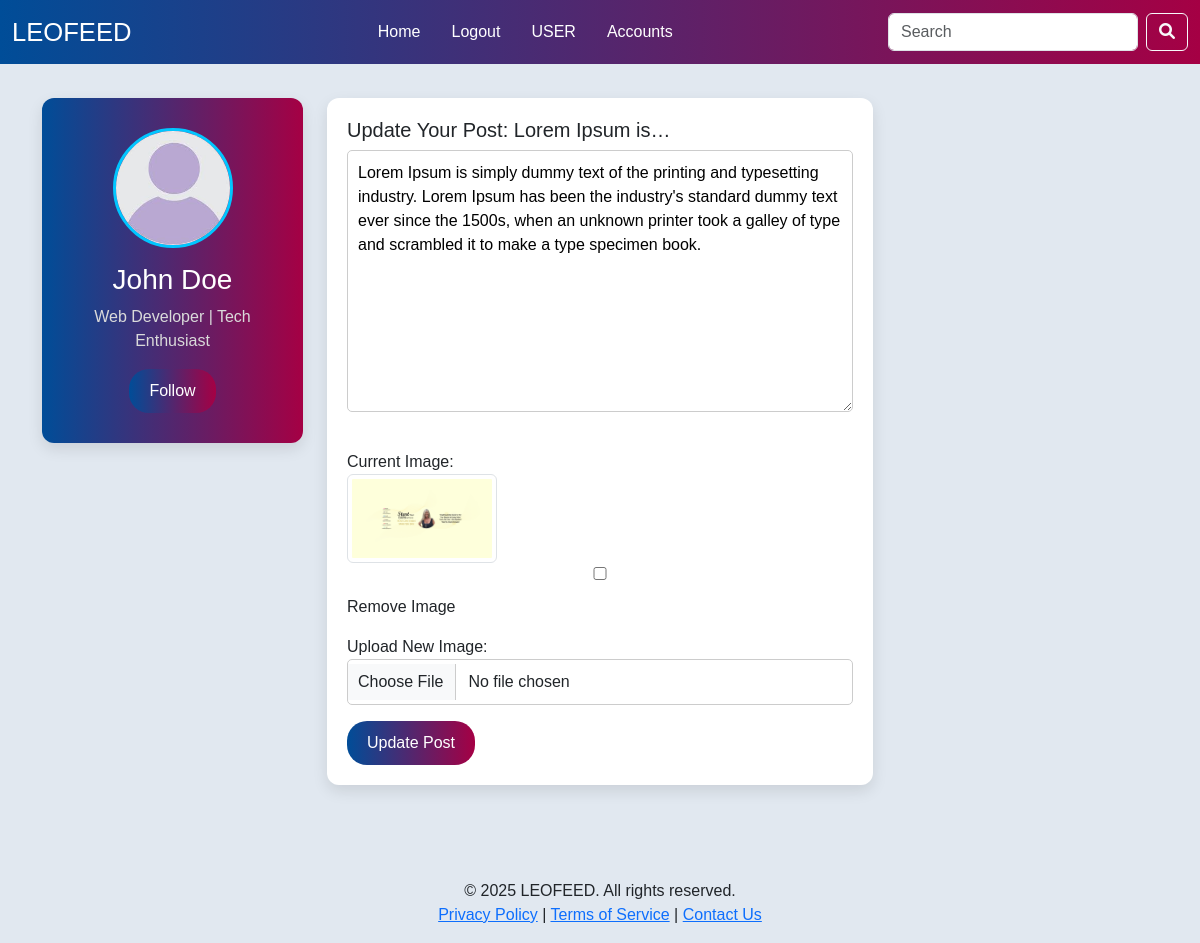
/status-update/2/ (signed in), run on the app's committed database.
### app_post/models.py (models this page shows, shortened)
class Post(models.Model):
    user = models.ForeignKey(User, on_delete=models.CASCADE)
    post_content = models.TextField(blank=True, null=True)
    post_image = models.ImageField(
        upload_to="posts/image/", blank=True, null=True)
    created_at = models.DateTimeField(auto_now_add=True)
    updated_at = models.DateTimeField(auto_now=True)

### app_post/views.py (the view, shortened to what this page needs)
# urls.py: path('status-update/<int:id>/', views.post_update, name='post_update'),
def post_update(request, id):
    post = get_object_or_404(Post, id=id)
    if post.user != request.user:
        messages.error(request, "You do not have permission to edit this post.")
        return redirect('home')
    form = PostForm(instance=post)
    context = {'form': form, 'post': post}
    return render(request, 'app_post/post_update.html', context)

### app_post/forms.py (shortened to what this page needs)
class PostForm(forms.ModelForm):
    class Meta:
        model = Post
        fields = ['post_content', 'post_image']

### templates/app_post/post_update.html (shortened to what this page needs)
{% extends 'layout.html' %}
{% load static %}
{% block content %}
<div class="container my-5">
    <div class="row">
        <div class="col-md-3">
            <div class="profile-card">
                <img src="{% static 'img/profile_demo_image.jpeg' %}" alt="Profile Picture">
                <h3>John Doe</h3>
                <p>Web Developer | Tech Enthusiast</p>
                <button class="btn-follow">Follow</button>
            </div>
        </div>
        <div class="col-md-6">
            <div class="post-form">
                <h5>Update Your Post: {{ post.post_content|truncatechars:15 }}</h5>
                <form id="postForm" action="{% url 'post_update' post.id %}" method="POST" enctype="multipart/form-data">
                    <div class="mb-3">
                        {{ form.post_content }}
                    </div>
                    <div class="mb-3">
                        <label>Current Image:</label><br>
                        {% if post.post_image %}
                        <img src="{{ post.post_image.url }}" alt="Post Image" class="img-thumbnail" width="150">
                        <div>
                            <input type="checkbox" name="remove_image" id="removeImage">
                            <label for="removeImage">Remove Image</label>
                        </div>
                        {% else %}
                        <p>No image uploaded</p>
                        {% endif %}
                    </div>
                    <div class="mb-3">
                        <label for="postImage">Upload New Image:</label>
                        <input type="file" class="form-control" name="post_image" id="postImage" accept="image/*">
                    </div>
                    <button type="submit" class="btn btn-primary">Update Post</button>
                </form>
            </div>
        </div>
    </div>
</div>
{% endblock content %}

### static/css/style.css (style rules this page uses)
body { font-family: 'ubuntu', sans-serif; background: #e1e8f0; padding-top: 50px; }
.form-control { width: 250px; }
.profile-card { background: linear-gradient(90deg, #004D98, #A50044); border-radius: 12px; box-shadow: 0 6px 15px rgba(0, 0, 0, 0.1); padding: 30px; margin-bottom: 30px; text-align: center; }
.profile-card img { border-radius: 50%; width: 120px; height: 120px; object-fit: cover; border: 3px solid #00c6ff; }
.profile-card h3 { margin-top: 15px; color: #ffffff; }
.profile-card p { color: #dadada; }
.btn-follow { background: linear-gradient(90deg, #004D98, #A50044); color: white; border: none; padding: 10px 20px; border-radius: 20px; transition: all 0.3s ease; }
.post-form { background: white; border-radius: 12px; padding: 20px; box-shadow: 0 6px 15px rgba(0, 0, 0, 0.1); margin-bottom: 30px; }
.post-form input, .post-form textarea { width: 100%; padding: 10px; border-radius: 5px; border: 1px solid #ccc; margin-bottom: 15px; }
.post-form button { background: linear-gradient(90deg, #004D98, #A50044); color: white; border: none; padding: 10px 20px; border-radius: 20px; transition: all 0.3s ease; }

### data on the page
Post: post_content "Lorem Ipsum is…", post_content "Lorem Ipsum is simply dummy text of the printing and typesetting industry. Lorem Ipsum has been the industry's standard dummy text ever since the 1500s, when an unknown printer took a galley of type and scrambled it to make a type specimen book.", post_image (picture)
